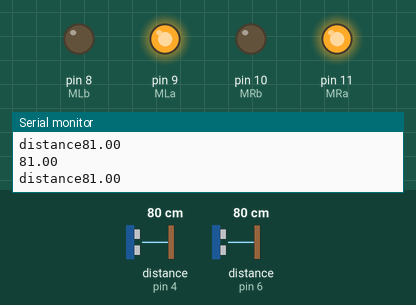
Simulated run of this sketch. Board: Arduino Uno, built with avr-gcc and run on an emulated ATmega328P. Parts: output pins drawn as LEDs (lit = HIGH), the last lines printed to the serial monitor. The inputs (shaded band) are chosen by the test bench; at power-on: distance to the obstacle (sensors on pin 4, pin 6) 80 cm. The echo pulse lasts 58.3 µs per cm.

Above: at 2.2 s.
2.3 s: distance to the obstacle (sensor on pin 4) set to 6 cm
3.8 s: distance to the obstacle (sensor on pin 4) set to 3 cm
At 4.1 s:
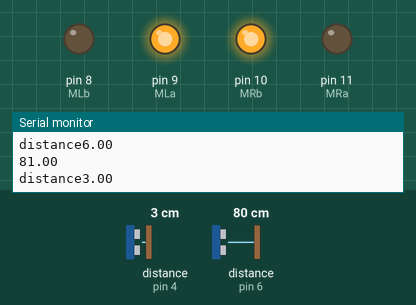
5.3 s: distance to the obstacle (sensor on pin 4) set to 9 cm
At 6.2 s:
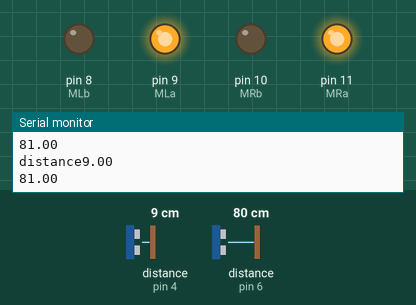
10.1 s: distance to the obstacle (sensor on pin 6) set to 10 cm
11.6 s: distance to the obstacle (sensor on pin 6) set to 7 cm
At 12.8 s:
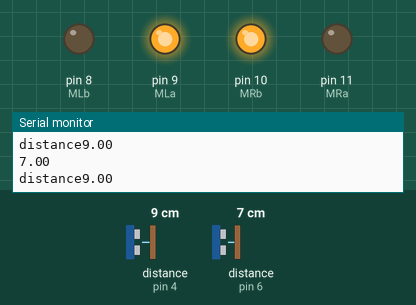
Timing chart, 0 to 14.2 s (numbered marks = the images above; inputs shaded):
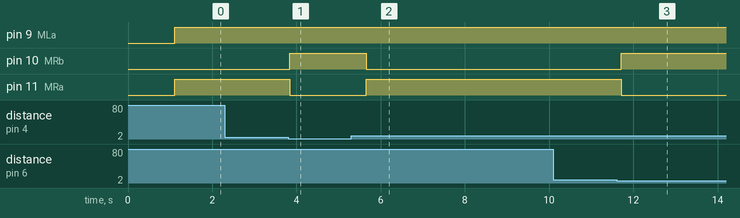

The sketch:

normal.ino
```cpp
//#include <Servo.h>
#include <NewPing.h>
#define MLa 9
#define MLb 8
#define MRa 11
#define MRb 10
#define trigpin 7
#define echopin 6
#define trigpin2 3
#define echopin2 4
bool movestraight =false;
#define maximum_distance 200
#define maximum_distance2 200
int distance =100;
NewPing sonar1(trigpin,echopin,maximum_distance), sonar2(trigpin2,echopin2,maximum_distance2);

//Servo my_servo;


void setup() {
  // put your setup code here, to run once:
  pinMode(MLa,OUTPUT);
  pinMode(MLb,OUTPUT);
  pinMode(MRa,OUTPUT);
  pinMode(MRb,OUTPUT);
  //my_servo.attach(7);
  //my_servo.write(115);
  delay(1000);
  Serial.begin(9600);


}
void moveforward()
{
    digitalWrite(MRa,HIGH);
    digitalWrite(MRb,LOW);
    digitalWrite(MLa,HIGH);
    digitalWrite(MLb,LOW);
    }


void moveleft()
{
    digitalWrite(MRa,HIGH);
    digitalWrite(MRb,LOW);
    digitalWrite(MLa,LOW);
    digitalWrite(MLb,HIGH);
    delay(1000);
}

void moveright()
{
    digitalWrite(MRa,LOW);
    digitalWrite(MRb,HIGH);
    digitalWrite(MLa,HIGH);
    digitalWrite(MLb,LOW);
    delay(1000);
}
void moverighta()
{
    digitalWrite(MRa,LOW);
    digitalWrite(MRb,HIGH);
    digitalWrite(MLa,HIGH);
    digitalWrite(MLb,LOW);
    delay(500);
}
int distance1()
{
    delay(50);
    int cm=sonar1.ping_cm();
      return cm;
}
int distance2()
{
    delay(50);
    int cm=sonar2.ping_cm();
      return cm;
}


void loop() {
   float distance1i=distance1();
    float distance2i=distance2();
    Serial.println(distance1i);
    Serial.print("distance");
    Serial.println(distance2i);


    if(distance1i<9 && distance1i!=0){
     if(distance2i<15){
        moveright();
      }
     else{
        moveleft();
     }

    }
    else if(distance2i<5){
        moverighta();
    }
    else{
      moveforward();
    }
}
```

Measured:
- the behaviour switches between 5 and 4 cm on distance to the obstacle (sensor on pin 4) (found by bisection; images 0 and 1)
- the behaviour switches between 9 and 8 cm on distance to the obstacle (sensor on pin 6) (found by bisection; images 2 and 3)
- after the input at 3.8 s, pin 10 (MRb): LOW → HIGH at once; pin 11 (MRa): HIGH → LOW at once
- after the input at 5.3 s, pin 10 (MRb): HIGH → LOW after 0.36 s; pin 11 (MRa): LOW → HIGH after 0.36 s
- after the input at 11.6 s, pin 10 (MRb): LOW → HIGH after 0.11 s; pin 11 (MRa): HIGH → LOW after 0.11 s
